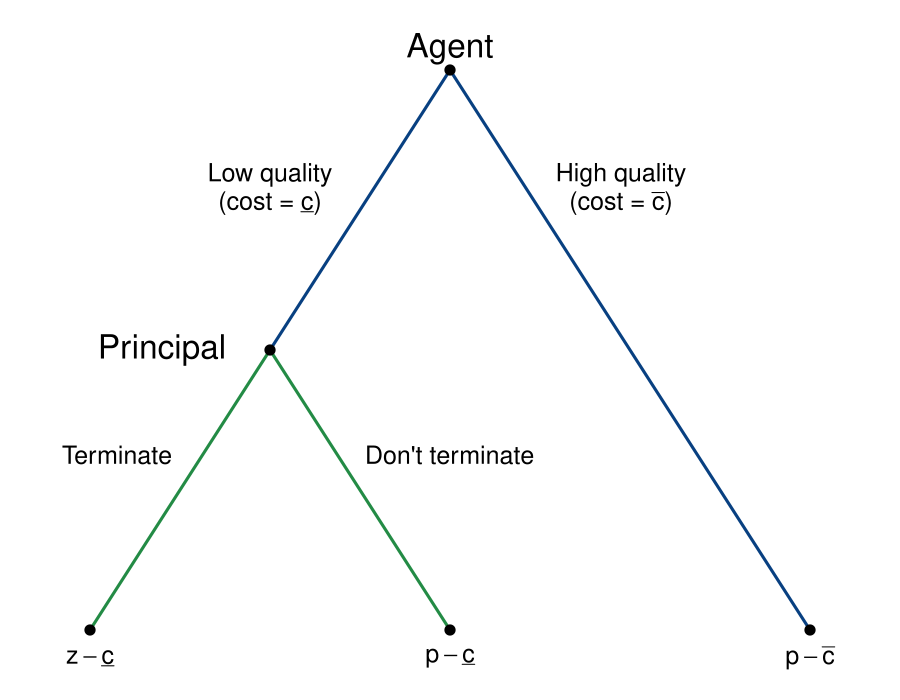

Write the R code that produced this figure.
require(shape)
pdf(file = "information_power/info_gametree.pdf", width = 9, height = 7)

#Set parameters for graphics
axislabelsize <- 1.5
labelsize <- 2
actionlabelsize <- 1.5
graphlinewidth <- 3
segmentlinewidth <- 2
nodesize <- 1.5
fadelevel <- 1

col_agent = c(rgb(0, 0, 1, 0.5), rgb(1, 0, 0, 0.5))

par(mar =  c(0, 0, 0, 0))

xlims <- c(0, 10)
ylims <- c(0, 10)

npts <- 501 
x <- seq(xlims[1], xlims[2], length.out = npts)
y <- seq(ylims[1], ylims[2], length.out = npts) 

plot(0, 0, xlim = xlims, ylim = ylims, type = "n",
     xlab = expression(paste("")),
     ylab = expression(paste("")), 
     xaxt = "n", 
     yaxt = "n", 
     cex.lab = axislabelsize, 
     bty = "n",
     xaxs = "i", 
     yaxs = "i")

ticksy <- seq(from = 0, to = ylims[2], by = 2)
ylabels <- seq(from = 0, to = ylims[2], by = 2)
ticksx <- seq(from = 0, to = xlims[2], by = 2)
xlabels <- seq(from = 0, to = xlims[2], by = 2)

# Agent
segments(5, 9, 3, 5, col = col_agent[1], lty = 1, lwd = 3)
segments(5, 9, 9, 1, lty = 1, col = col_agent[1], lwd = graphlinewidth)


# Principal
segments(3, 5, 1, 1, lty = 1, col = col_agent[2], lwd = graphlinewidth)
segments(3, 5, 5, 1, lty = 1, col = col_agent[2], lwd = graphlinewidth)

#Initial node
points(5, 9, pch = 16, cex = nodesize)

#P1 Nodes
points(3, 5, pch = 16, cex = nodesize)

#P2 Terminal Nodes
points(1, 1, pch = 16, cex = nodesize)
points(5, 1, pch = 16, cex = nodesize)
points(9, 1, pch = 16, cex = nodesize)

text(5, 9.3, expression(paste("Agent")), cex = labelsize)
text(3, 7.5, expression(paste("Low quality")), cex = actionlabelsize)
text(3, 7.1, expression(paste("(cost = ", underline(c), ")")), cex = actionlabelsize)
text(6.9, 7.5, expression(paste("High quality")), cex = actionlabelsize)
text(6.9, 7.1, expression(paste("(cost = ", bar(c), ")")), cex = actionlabelsize)


text(1.8, 5, expression(paste("Principal")), cex = labelsize)
text(1.3, 3.5, expression(paste("Terminate")), cex = actionlabelsize)
text(5, 3.5, expression(paste("Don't terminate")), cex = actionlabelsize)

#Payoffs 
text(1, .6, expression(z - underline(c)), cex = actionlabelsize)
text(5, .6, expression(p - underline(c)), cex = actionlabelsize)
text(9, .6, expression(p - bar(c)), cex = actionlabelsize)



dev.off()
